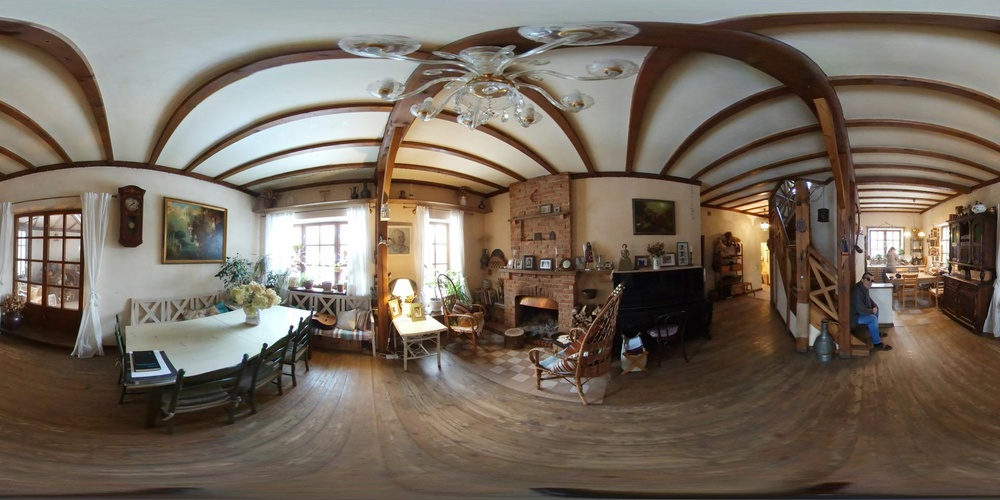
#> input picture minimal/7fB0x.jpg, 1000 x 500 px, shrunk from 1920 x 960 before the run
$ python tlts_kent_with_images.py
#> lines starting #> are read from the running program, lines starting #| are printed output that depends on the picture; long printed decimals are rounded
### minimal/kent_distribution.py
#!/usr/bin/env python
"""
The algorithms here are partially based on methods described in:
[The Fisher-Bingham Distribution on the Sphere, John T. Kent
Journal of the Royal Statistical Society. Series B (Methodological)
Vol. 44, No. 1 (1982), pp. 71-80 Published by: Wiley
Article Stable URL: http://www.jstor.org/stable/2984712]

The example code in kent_example.py serves not only as an example
but also as a test. It performs some higher level tests but it also
generates example plots if called directly from the shell.
"""

from numpy import *
from scipy.optimize import fmin_bfgs
from scipy.special import gamma as gamma_fun
from scipy.special import iv as modified_bessel_2ndkind
from scipy.special import ivp as modified_bessel_2ndkind_derivative
from scipy.stats import uniform
# to avoid confusion with the norm of a vector we give the normal distribution a less confusing name here
from scipy.stats import norm as gauss
from scipy.linalg import eig
import sys
import warnings

#helper function
def MMul(A, B):
  return inner(A, transpose(B))

#helper function to compute the L2 norm. scipy.linalg.norm is not used because this function does not allow to choose an axis
def norm(x, axis=None):
  if isinstance(x, list) or isinstance(x, tuple):
    x = array(x)
  return sqrt(sum(x*x, axis=axis))

# [8 lines left out: function kent, not called in this run]

def kent2(gamma1, gamma2, gamma3, kappa, beta):
  """
  Generates the Kent distribution using the orthonormal vectors gamma1,
  gamma2 and gamma3, with the concentration parameter kappa and the ovalness beta
  """
  #WARNING: comentei os asserts
  #assert abs(inner(gamma1, gamma2)) < 1E-8 #1E-10
  #assert abs(inner(gamma2, gamma3)) < 1E-8 #1E-10
  #assert abs(inner(gamma3, gamma1)) < 1E-8 #1E-10
  return KentDistribution(gamma1, gamma2, gamma3, kappa, beta)

# [18 lines left out: function kent3, not called in this run]

def kent4(Gamma, kappa, beta):
  """
  Generates the kent distribution
  """
  gamma1 = Gamma[:,0]
  gamma2 = Gamma[:,1]
  gamma3 = Gamma[:,2]
  return kent2(gamma1, gamma2, gamma3, kappa, beta)

# [9 lines left out: function __generate_arbitrary_orthogonal_unit_vector, not called in this run]

class KentDistribution(object):
  minimum_value_for_kappa = 1E-6
  @staticmethod
  def create_matrix_H(theta, phi):
    return array([
      [cos(theta),          -sin(theta),         0.0      ],
      [sin(theta)*cos(phi), cos(theta)*cos(phi), -sin(phi)],
      [sin(theta)*sin(phi), cos(theta)*sin(phi), cos(phi) ]
    ])

  @staticmethod
  def create_matrix_Ht(theta, phi):
    return transpose(KentDistribution.create_matrix_H(theta, phi))

  # [7 lines left out: function create_matrix_K, not called in this run]

  @staticmethod
  def create_matrix_Kt(psi):
    return transpose(KentDistribution.create_matrix_K(psi))

  # [5 lines left out: function create_matrix_Gamma, not called in this run]

  @staticmethod
  def create_matrix_Gammat(theta, phi, psi):
    return transpose(KentDistribution.create_matrix_Gamma(theta, phi, psi))

  # [7 lines left out: function spherical_coordinates_to_gammas, not called in this run]

  @staticmethod
  def gamma1_to_spherical_coordinates(gamma1):
    theta = arccos(gamma1[0])
    phi = arctan2(gamma1[2], gamma1[1])
    return theta, phi

  @staticmethod
  def gammas_to_spherical_coordinates(gamma1, gamma2):
    theta, phi = KentDistribution.gamma1_to_spherical_coordinates(gamma1)
    Ht = KentDistribution.create_matrix_Ht(theta, phi)
    u = MMul(Ht, reshape(gamma2, (3, 1)))
    psi = arctan2(u[2][0], u[1][0])
    return theta, phi, psi


  def __init__(self, gamma1, gamma2, gamma3, kappa, beta):
    self.gamma1 = array(gamma1, dtype=float64)
    self.gamma2 = array(gamma2, dtype=float64)
    self.gamma3 = array(gamma3, dtype=float64)
    self.kappa = float(kappa)
    self.beta = float(beta)

    #print(gamma1)
    #print(gamma2)
    #print(gamma3)

    self.theta, self.phi, self.psi = KentDistribution.gammas_to_spherical_coordinates(self.gamma1, self.gamma2)

    for gamma in gamma1, gamma2, gamma3:
      assert len(gamma) == 3

    self._cached_rvs = array([], dtype=float64)
    self._cached_rvs.shape = (0, 3)

  @property
  def Gamma(self):
    return self.create_matrix_Gamma(self.theta, self.phi, self.psi)

  # [70 lines left out: functions normalize, log_normalize, not called in this run]


  def pdf_max(self, normalize=True):
    return exp(self.log_pdf_max(normalize))

  # [15 lines left out: function log_pdf_max, not called in this run]

  def pdf(self, xs, normalize=True):
    """
    Returns the pdf of the kent distribution for 3D vectors that
    are stored in xs which must be an array of N x 3 or N x M x 3
    N x M x P x 3 etc.

    The code below shows how points in the pdf can be evaluated. An integral is
    calculated using random points on the sphere to determine wether the pdf is
    properly normalized.

    >>> from numpy.random import seed
    >>> from scipy.stats import norm as gauss
    >>> seed(666)
    >>> num_samples = 400000
    >>> xs = gauss(0, 1).rvs((num_samples, 3))
    >>> xs = divide(xs, reshape(norm(xs, 1), (num_samples, 1)))
    >>> assert abs(4*pi*average(kent(1.0, 1.0, 1.0, 4.0,  2.0).pdf(xs)) - 1.0) < 0.01
    >>> assert abs(4*pi*average(kent(1.0, 2.0, 3.0, 4.0,  2.0).pdf(xs)) - 1.0) < 0.01
    >>> assert abs(4*pi*average(kent(1.0, 2.0, 3.0, 4.0,  8.0).pdf(xs)) - 1.0) < 0.01
    >>> assert abs(4*pi*average(kent(1.0, 2.0, 3.0, 16.0, 8.0).pdf(xs)) - 1.0) < 0.01
    """
    return exp(self.log_pdf(xs, normalize))


  def log_pdf(self, xs, normalize=True):
    """
    Returns the log(pdf) of the kent distribution.
    """
    axis = len(shape(xs))-1
    g1x = sum(self.gamma1*xs, axis)
    g2x = sum(self.gamma2*xs, axis)
    g3x = sum(self.gamma3*xs, axis)
    k, b = self.kappa, self.beta

    f = k*g1x + b*(g2x**2 - g3x**2)
    if normalize:
      return f - self.log_normalize()
    else:
      return f

  # [144 lines left out: functions pdf_prime, log_pdf_prime, normalize_prime, log_normalize_prime, log_likelihood, log_likelihood_prime and 2 more, not called in this run]

  def __repr__(self):
    return "kent(%s, %s, %s, %s, %s)" % (self.theta, self.phi, self.psi, self.kappa, self.beta)

def kent_me(xs):
  """Generates and returns a KentDistribution based on a moment estimation."""
  lenxs = len(xs)
  xbar = average(xs, 0) # average direction of samples from origin
  S = average(xs.reshape((lenxs, 3, 1))*xs.reshape((lenxs, 1, 3)), 0) # dispersion (or covariance) matrix around origin
  gamma1 = xbar/norm(xbar) # has unit length and is in the same direction and parallel to xbar
  theta, phi = KentDistribution.gamma1_to_spherical_coordinates(gamma1)

  H = KentDistribution.create_matrix_H(theta, phi)
  Ht = KentDistribution.create_matrix_Ht(theta, phi)
  B = MMul(Ht, MMul(S, H))

  eigvals, eigvects = eig(B[1:,1:])
  eigvals = real(eigvals)
  if eigvals[0] < eigvals[1]:
    eigvals[0], eigvals[1] = eigvals[1], eigvals[0]
    eigvects = eigvects[:,::-1]
  K = diag([1.0, 1.0, 1.0])
  K[1:,1:] = eigvects

  G = MMul(H, K)
  Gt = transpose(G)
  T = MMul(Gt, MMul(S, G))

  r1 = norm(xbar)
  t22, t33 = T[1, 1], T[2, 2]
  r2 = t22 - t33

  # kappa and beta can be estimated but may not lie outside their permitted ranges
  min_kappa = KentDistribution.minimum_value_for_kappa
  kappa = max( min_kappa, 1.0/(2.0-2.0*r1-r2) + 1.0/(2.0-2.0*r1+r2)  )
  beta  = 0.5*(1.0/(2.0-2.0*r1-r2) - 1.0/(2.0-2.0*r1+r2))

  return kent4(G, kappa, beta)

# [116 lines left out: functions __kent_mle_output1, __kent_mle_output2, kent_mle, not called in this run]

### minimal/tlts_kent_with_images.py
from kent_distribution import *
from numpy.random import seed, uniform, randint
import warnings
import sys
import json
import pdb
from matplotlib import pyplot as plt

from skimage.io import imread

class Rotation:
    @staticmethod
    def Rx(alpha):
        return asarray([[1, 0, 0], [0, cos(alpha), -sin(alpha)], [0, sin(alpha), cos(alpha)]])

    @staticmethod
    def Ry(beta):
        return asarray([[cos(beta), 0, sin(beta)], [0, 1, 0], [-sin(beta), 0, cos(beta)]])

    @staticmethod
    def Rz(gamma):
        return asarray([[cos(gamma), -sin(gamma), 0], [sin(gamma), cos(gamma), 0], [0, 0, 1]])

def projectEquirectangular2Sphere(u, w, h):
   #NOTE: phi and theta differ from usual definition
   theta = u[:,1] * (pi/float(h))
   phi = u[:,0] * (2.*pi/float(w))
   return vstack([cos(theta), sin(theta)*cos(phi), sin(theta)*sin(phi)]).T

def projectSphere2Equirectangular(x, w, h):
   #NOTE: phi and theta differ from usual definition
   theta = squeeze(asarray(arccos(clip(x[:,0],-1,1))))
   phi = squeeze(asarray(arctan2(x[:,2],x[:,1])))
   phi[phi < 0] += 2*pi
   return vstack([phi * float(w)/(2*pi), theta * float(h)/(pi)])

def createSphere(I):
	h, w = I.shape #960, 1920
	v, u = mgrid[0:h:1, 0:w:1]
	#print(u.max(), v.max()) # u in [0,w), v in [0,h)]
	X = projectEquirectangular2Sphere(vstack((u.reshape(-1),v.reshape(-1))).T, w, h)
	return X, I.reshape(-1)


# [7 lines left out: function plotSphere, not called in this run]

def selectAnnotation(annotations, class_name=None):
	idx = 0
	rnd = randint(0,len(annotations['boxes']))
	for ann in annotations['boxes']:
		if class_name and ann[6] == class_name: return ann
		elif class_name is None:
			if idx == rnd: return ann
			else: idx+=1

def sampleFromAnnotation(annotation, shape):
	h, w = shape
	data_x, data_y, _, _, data_fov_h, data_fov_v, label = annotation
	phi00 = (data_x - w / 2.) * ((2. * pi) / w)
	theta00 = -(data_y - h / 2.) * (pi / h)
	a_lat = deg2rad(data_fov_v)
	a_long = deg2rad(data_fov_h)
	r = 11
	d_lat = r / (2 * tan(a_lat / 2))
	d_long = r / (2 * tan(a_long / 2))
	p = []
	for i in range(-(r - 1) // 2, (r + 1) // 2):
		for j in range(-(r - 1) // 2, (r + 1) // 2):
			p += [asarray([i * d_lat / d_long, j, d_lat])]
	#print('.', (p[1]-p[0])	/(linalg.norm(p[1]-p[0]))) #  [0,1,0]
	#print('.', (p[r]-p[0])	/(linalg.norm(p[r]-p[0]))) #  [1,0,0]
	R = dot(Rotation.Ry(phi00), Rotation.Rx(theta00))
	p = asarray([dot(R, (p[ij] / norm(p[ij]))) for ij in range(r * r)])

	phi = asarray([arctan2(p[ij][0], p[ij][2]) for ij in range(r * r)])
	theta = asarray([arcsin(p[ij][1]) for ij in range(r * r)])
	u = (phi / (2 * pi) + 1. / 2.) * w
	v = h - (-theta / pi + 1. / 2.) * h
	return projectEquirectangular2Sphere(vstack((u,v)).T, w, h)


# [35 lines left out: function tlts_kent_me, not called in this run]

if __name__ == '__main__':

	I = imread('7fB0x.jpg', as_gray=True)
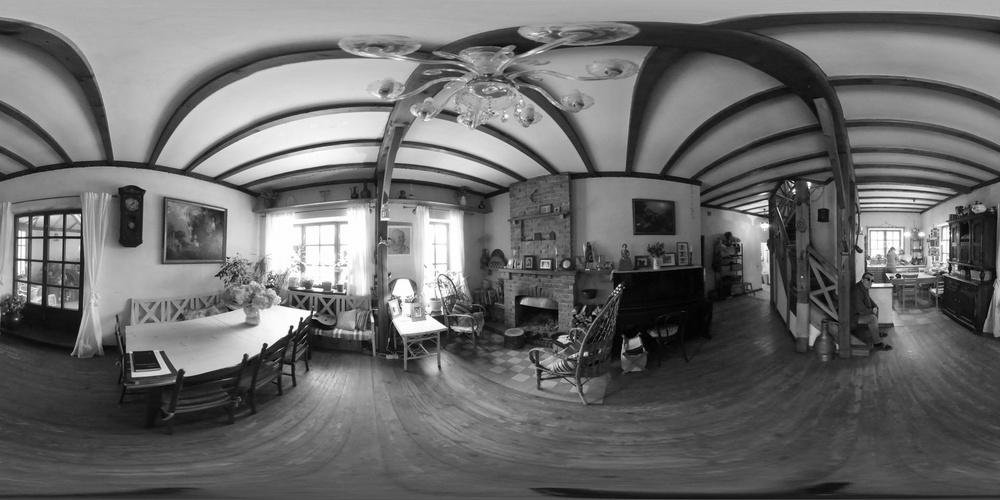
#> I: shape (500, 1000) float64; min 0.000565, max 1, mean 0.424
	X, C = createSphere(I)
	with open('7fB0x.json') as file: A = json.load(file)
#> (reads minimal/7fB0x.json from the repository)
	annotation = selectAnnotation(A)#, 'fireplace')
	data_x, data_y, _, _, data_fov_h, data_fov_v, label = annotation
	print(label)

	phi, theta = 2*pi*data_x/I.shape[1], pi*data_y/I.shape[0]
#> phi = 7.92; theta = 3.18
	beta = deg2rad(data_fov_v)/deg2rad(data_fov_h)
	beta = deg2rad(tan(data_fov_v / 2))/deg2rad(tan(data_fov_h / 2))
	psi = 0
	print(theta, phi, psi, '?', beta)
#| 3.179 7.917 0 ? -0.5299
	xbar = asarray([cos(theta), sin(theta)*cos(phi), sin(theta)*sin(phi)])
#> xbar = [-0.999, 0.00237, -0.0376]
	print('->', xbar)
#| -> [-0.9993  0.002367 -0.03762]

	Xs = sampleFromAnnotation(annotation, I.shape)
	k = kent_me(Xs)
	P = k.pdf(X, normalize=False)
	print(k) # theta, phi, psi, kappa, beta
#| kent(3.104, -1.508, -7.327421634845006e-18, 1550.985, 465.308)

	plt.figure()
	plt.imshow(P.reshape(I.shape), cmap='Oranges')
	plt.imshow(C.reshape(I.shape), cmap='gray', alpha=.7)
	plt.scatter(*projectSphere2Equirectangular(Xs,  I.shape[1], I.shape[0]), s=1,c='blue',alpha=.1)

	plt.show()
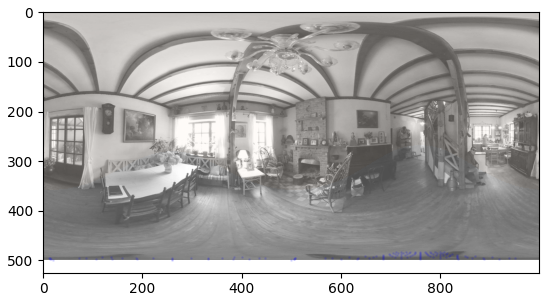
#> figure drawn by matplotlib, 1 panel
